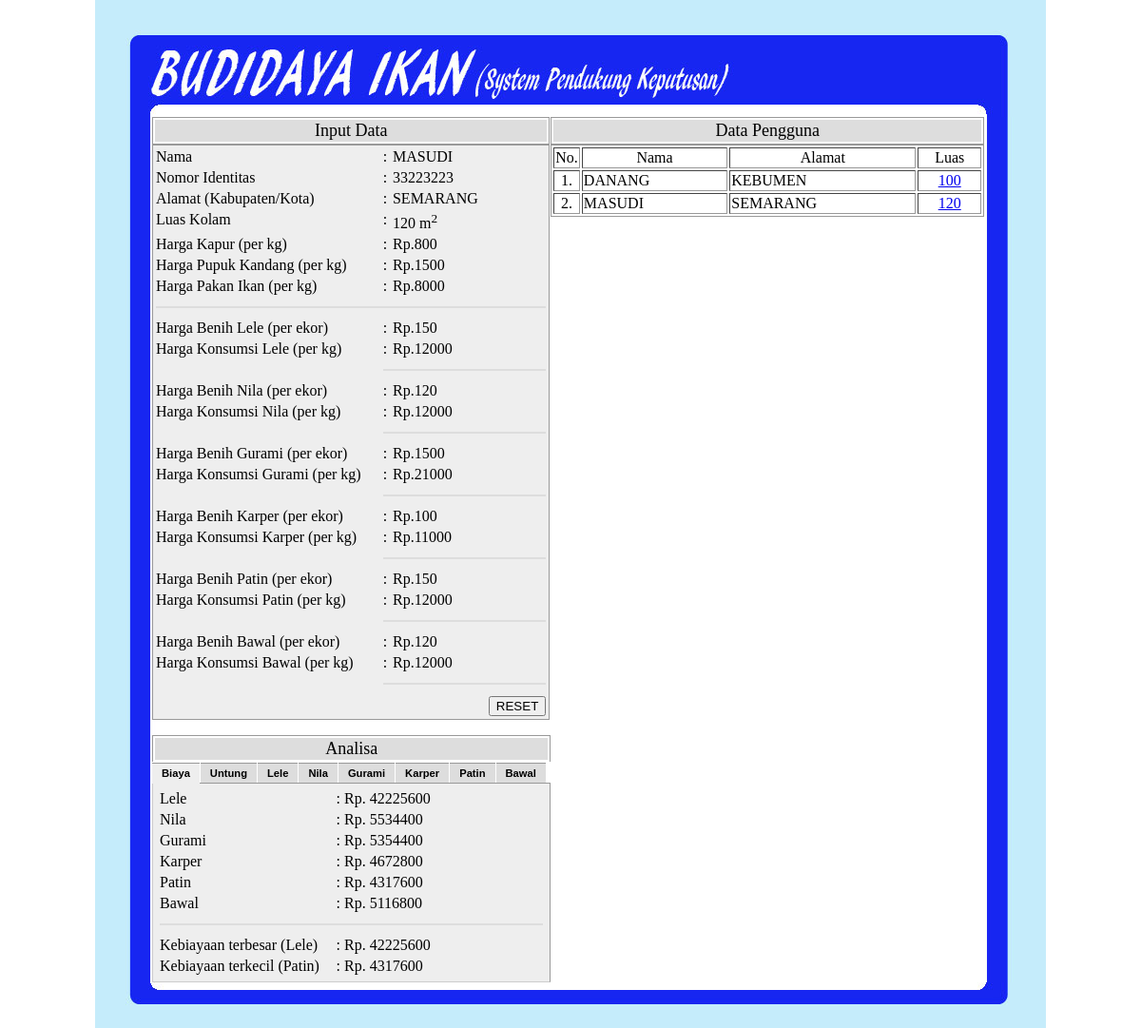
The app's page /index.php?id=2&aksi=2 with its own data.
### tables this page shows
CREATE TABLE IF NOT EXISTS `dataku` (
  `id_data` int(100) NOT NULL AUTO_INCREMENT,
  `id_identitas` int(100) NOT NULL,
  `id_luas` int(100) NOT NULL,
  `id_kolam` int(100) NOT NULL,
  `id_bawal` int(100) NOT NULL,
  `id_gurami` int(100) NOT NULL,
  `id_karper` int(100) NOT NULL,
  `id_lele` int(100) NOT NULL,
  `id_nila` int(100) NOT NULL,
  `id_patin` int(100) NOT NULL,
  `tanggal` datetime NOT NULL,
  PRIMARY KEY (`id_data`)
) TYPE=MyISAM  AUTO_INCREMENT=3;

CREATE TABLE IF NOT EXISTS `identitas` (
  `id_identitas` int(10) NOT NULL AUTO_INCREMENT,
  `nama` varchar(50) NOT NULL,
  `nomor_id` varchar(100) NOT NULL,
  `alamat` varchar(100) NOT NULL,
  PRIMARY KEY (`id_identitas`)
) TYPE=MyISAM  AUTO_INCREMENT=3;

CREATE TABLE IF NOT EXISTS `luas` (
  `id_luas` int(100) NOT NULL AUTO_INCREMENT,
  `luas` varchar(100) NOT NULL,
  PRIMARY KEY (`id_luas`)
) TYPE=MyISAM  AUTO_INCREMENT=3;

CREATE TABLE IF NOT EXISTS `kolam` (
  `id_kolam` int(100) NOT NULL AUTO_INCREMENT,
  `kapur` varchar(50) NOT NULL,
  `pupuk` varchar(50) NOT NULL,
  `pakan` varchar(50) NOT NULL,
  PRIMARY KEY (`id_kolam`)
) TYPE=MyISAM  AUTO_INCREMENT=3;

CREATE TABLE IF NOT EXISTS `lele` (
  `id_lele` int(15) NOT NULL AUTO_INCREMENT,
  `lele` varchar(30) NOT NULL,
  `konLele` varchar(30) NOT NULL,
  PRIMARY KEY (`id_lele`)
) TYPE=MyISAM  AUTO_INCREMENT=2;

CREATE TABLE IF NOT EXISTS `nila` (
  `id_nila` int(15) NOT NULL AUTO_INCREMENT,
  `nila` varchar(30) NOT NULL,
  `konNila` varchar(30) NOT NULL,
  PRIMARY KEY (`id_nila`)
) TYPE=MyISAM  AUTO_INCREMENT=3;

CREATE TABLE IF NOT EXISTS `gurami` (
  `id_gurami` int(20) NOT NULL AUTO_INCREMENT,
  `gurami` varchar(30) NOT NULL,
  `konGurami` varchar(30) NOT NULL,
  PRIMARY KEY (`id_gurami`)
) TYPE=MyISAM  AUTO_INCREMENT=2;

CREATE TABLE IF NOT EXISTS `karper` (
  `id_karper` int(15) NOT NULL AUTO_INCREMENT,
  `karper` varchar(30) NOT NULL,
  `konKarper` varchar(30) NOT NULL,
  PRIMARY KEY (`id_karper`)
) TYPE=MyISAM  AUTO_INCREMENT=3;

CREATE TABLE IF NOT EXISTS `patin` (
  `id_patin` int(15) NOT NULL AUTO_INCREMENT,
  `patin` varchar(30) NOT NULL,
  `konPatin` varchar(30) NOT NULL,
  PRIMARY KEY (`id_patin`)
) TYPE=MyISAM  AUTO_INCREMENT=3;

CREATE TABLE IF NOT EXISTS `bawal` (
  `id_bawal` int(15) NOT NULL AUTO_INCREMENT,
  `bawal` varchar(30) NOT NULL,
  `konBawal` varchar(30) NOT NULL,
  PRIMARY KEY (`id_bawal`)
) TYPE=MyISAM  AUTO_INCREMENT=3;

### input.php (the view, shortened to what the rows shown need)
<?php
$aksi=$_REQUEST['aksi'];
if ($aksi==2){
include "ambil_data.php";
}
if (empty($aksi)){
?>
<form name="identitas" method="POST" action="index.php">
                <table width="100%" border="0" id="Table_2">
                <tr align="center"><td bgcolor="#DDDDDD"><font size="+1">Input Data</font></td></tr></table>
                <table width="100%" border="0" bgcolor="#EEEEEE" id="Table_2">
                <tr>
                  <td>Nama</td>
                  <td>:</td>
                  <td> <input type="text" name="nama" size="25" value="<?php echo"$nama";?>"/> </td>
                </tr>
                <tr>
                  <td width="58%">Nomor Identitas</td>
                  <td width="2%">:</td>
                  <td width="40%"> <input type="text" name="nomor" size="25" value="<?php echo"$nomor";?>"/> </td>
                </tr>
                <tr>
                  <td>Alamat (Kabupaten/Kota)</td>
                  <td>:</td>
                  <td> <input type="text" name="alamat" size="25" value="<?php echo"$alamat";?>"/> </td>
                </tr>
                <tr>
                  <td>Luas Kolam</td>
                  <td>:</td>
                  <td> <input type="text" name="luas" size="20" value="<?php echo"$luas";?>"/> m<sup>2</sup></td>
                </tr>
                <tr>
                  <td>Harga Kapur (per kg)</td>
                  <td>:</td>
                  <td>Rp.<input type="text" name="kapur" size="20" value="<?php echo"$kapur";?>"/> </td>
                </tr>
                <tr>
                  <td>Harga Pupuk Kandang (per kg)</td>
                  <td>:</td>
                  <td>Rp.<input type="text" name="pupuk" size="20" value="<?php echo"$pupuk";?>"/> </td>
                </tr>
                <tr>
                  <td>Harga Pakan Ikan (per kg)</td>
                  <td>:</td>
                  <td>Rp.<input type="text" name="pakan" size="20" value="<?php echo"$pakan";?>"/> </td>
                </tr>
                <tr><td colspan="3"><hr color="#DDDDDD"></td></tr>
                <tr>
                  <td>Harga Benih Lele (per ekor)</td>
                  <td>:</td>
                  <td>Rp.<input type="text" name="lele" size="20" value="<?php echo"$lele";?>"/></td>
                </tr>
                <tr>
                  <td>Harga Konsumsi Lele (per kg)</td>
                  <td>:</td>
                  <td>Rp.<input type="text" name="konLele" size="20" value="<?php echo"$konLele";?>"/></td>
                </tr>
                                <tr><td></td><td colspan="2"><hr color="#DDDDDD"></td></tr>
                <tr>
                  <td>Harga Benih Nila (per ekor)</td>
                  <td>:</td>
                  <td>Rp.<input type="text" name="nila" size="20" value="<?php echo"$nila";?>"/></td>
                </tr>
                <tr>
                  <td>Harga Konsumsi Nila (per kg)</td>
                  <td>:</td>
                  <td>Rp.<input type="text" name="konNila" size="20" value="<?php echo"$konNila";?>"/></td>
                </tr>
                                <tr><td></td><td colspan="2"><hr color="#DDDDDD"></td></tr>
                <tr>
                  <td>Harga Benih Gurami (per ekor)</td>
                  <td>:</td>
                  <td>Rp.<input type="text" name="gurami" size="20" value="<?php echo"$gurami";?>"/></td>
                </tr>
                <tr>
                  <td>Harga Konsumsi Gurami (per kg)</td>
                  <td>:</td>
                  <td>Rp.<input type="text" name="konGurami" size="20" value="<?php echo"$konGurami";?>"/></td>
                </tr>
                                <tr><td></td><td colspan="2"><hr color="#DDDDDD"></td></tr>
                <tr>
                  <td>Harga Benih Karper (per ekor)</td>
                  <td>:</td>
                  <td>Rp.<input type="text" name="karper" size="20" value="<?php echo"$karper";?>"/></td>
                </tr>
                <tr>
                  <td>Harga Konsumsi Karper (per kg)</td>
                  <td>:</td>
                  <td>Rp.<input type="text" name="konKarper" size="20" value="<?php echo"$konKarper";?>"/></td>
                </tr>
                                <tr><td></td><td colspan="2"><hr color="#DDDDDD"></td></tr>
                <tr>
                  <td>Harga Benih Patin (per ekor)</td>
                  <td>:</td>
                  <td>Rp.<input type="text" name="patin" size="20" value="<?php echo"$patin";?>"/></td>
                </tr>
                <tr>
                  <td>Harga Konsumsi Patin (per kg)</td>
                  <td>:</td>
                  <td>Rp.<input type="text" name="konPatin" size="20" value="<?php echo"$konPatin";?>"/></td>
                </tr>
                                <tr><td></td><td colspan="2"><hr color="#DDDDDD"></td></tr>
                <tr>
                  <td>Harga Benih Bawal (per ekor)</td>
                  <td>:</td>
                  <td>Rp.<input type="text" name="bawal" size="20" value="<?php echo"$bawal";?>"/></td>
                </tr>
                <tr>
                  <td>Harga Konsumsi Bawal (per kg)</td>
                  <td>:</td>
                  <td>Rp.<input type="text" name="konBawal" size="20" value="<?php echo"$konBawal";?>"/></td>
                </tr>
                                <tr><td></td><td colspan="2"><hr color="#DDDDDD"></td></tr>
                 <tr>
                   <td colspan="3" align="right">
                   <?php
				   if(empty($luas)){
					   echo"<input type=\"submit\" value=\"PROSES\"  /> ";
				  }
				   else{
echo"<a href=\"index.php\" style=\"text-decoration:none\"><input type=\"button\" value=\"RESET\"/> </a>";
					   }
				   ?>
                   </td>
                </tr>
                </table>
                </form>
                <?php }
				else{
				?>
<form name="identitas" method="POST" action="index.php">
                <table width="100%" border="0" id="Table_2">
                <tr align="center"><td bgcolor="#DDDDDD"><font size="+1">Input Data</font></td></tr></table>
                <table width="100%" border="0" bgcolor="#EEEEEE" id="Table_2">
                <tr>
                  <td>Nama</td>
                  <td>:</td>
                  <td> <?php echo"$nama";?> </td>
                </tr>
                <tr>
                  <td width="58%">Nomor Identitas</td>
                  <td width="2%">:</td>
                  <td width="40%"> <?php echo"$nomor";?> </td>
                </tr>
                <tr>
                  <td>Alamat (Kabupaten/Kota)</td>
                  <td>:</td>
                  <td> <?php echo"$alamat";?> </td>
                </tr>
                <tr>
                  <td>Luas Kolam</td>
                  <td>:</td>
                  <td> <?php echo"$luas";?> m<sup>2</sup></td>
                </tr>
                <tr>
                  <td>Harga Kapur (per kg)</td>
                  <td>:</td>
                  <td>Rp.<?php echo"$kapur";?> </td>
                </tr>
                <tr>
                  <td>Harga Pupuk Kandang (per kg)</td>
                  <td>:</td>
                  <td>Rp.<?php echo"$pupuk";?> </td>
                </tr>
                <tr>
                  <td>Harga Pakan Ikan (per kg)</td>
                  <td>:</td>
                  <td>Rp.<?php echo"$pakan";?> </td>
                </tr>
                <tr><td colspan="3"><hr color="#DDDDDD"></td></tr>
                <tr>
                  <td>Harga Benih Lele (per ekor)</td>
                  <td>:</td>
                  <td>Rp.<?php echo"$lele";?></td>
                </tr>
                <tr>
                  <td>Harga Konsumsi Lele (per kg)</td>
                  <td>:</td>
                  <td>Rp.<?php echo"$konLele";?> </td>
                </tr>
                                <tr><td></td><td colspan="2"><hr color="#DDDDDD"></td></tr>
                <tr>
                  <td>Harga Benih Nila (per ekor)</td>
                  <td>:</td>
                  <td>Rp.<?php echo"$nila";?> </td>
                </tr>
                <tr>
                  <td>Harga Konsumsi Nila (per kg)</td>
                  <td>:</td>
                  <td>Rp.<?php echo"$konNila";?> </td>
                </tr>
                                <tr><td></td><td colspan="2"><hr color="#DDDDDD"></td></tr>
                <tr>
                  <td>Harga Benih Gurami (per ekor)</td>
                  <td>:</td>
                  <td>Rp.<?php echo"$gurami";?> </td>
                </tr>
                <tr>
                  <td>Harga Konsumsi Gurami (per kg)</td>
                  <td>:</td>
                  <td>Rp.<?php echo"$konGurami";?> </td>
                </tr>
                                <tr><td></td><td colspan="2"><hr color="#DDDDDD"></td></tr>
                <tr>
                  <td>Harga Benih Karper (per ekor)</td>
                  <td>:</td>
                  <td>Rp.<?php echo"$karper";?> </td>
                </tr>
                <tr>
                  <td>Harga Konsumsi Karper (per kg)</td>
                  <td>:</td>
                  <td>Rp.<?php echo"$konKarper";?> </td>
                </tr>
                                <tr><td></td><td colspan="2"><hr color="#DDDDDD"></td></tr>
                <tr>
                  <td>Harga Benih Patin (per ekor)</td>
                  <td>:</td>
                  <td>Rp.<?php echo"$patin";?> </td>
                </tr>
                <tr>
                  <td>Harga Konsumsi Patin (per kg)</td>
                  <td>:</td>
                  <td>Rp.<?php echo"$konPatin";?> </td>
                </tr>
                                <tr><td></td><td colspan="2"><hr color="#DDDDDD"></td></tr>
                <tr>
                  <td>Harga Benih Bawal (per ekor)</td>
                  <td>:</td>
                  <td>Rp.<?php echo"$bawal";?> </td>
                </tr>
                <tr>
                  <td>Harga Konsumsi Bawal (per kg)</td>
                  <td>:</td>
                  <td>Rp.<?php echo"$konBawal";?> </td>
                </tr>
                                <tr><td></td><td colspan="2"><hr color="#DDDDDD"></td></tr>
                 <tr>
                   <td colspan="3" align="right">
                   <?php
				   if(empty($luas)){
					   echo"<input type=\"submit\" value=\"PROSES\"  /> ";
				  }
				   else{
echo"<a href=\"index.php\" style=\"text-decoration:none\"><input type=\"button\" value=\"RESET\"/> </a>";
					   }
				   ?>
                   </td>
                </tr>
                </table>
                </form>
                <?php }
				?>

### tampil.php (shortened to what the rows shown need)
<?php
	$sql = "SELECT * FROM 	dataku,
							identitas,
							luas,
							kolam,
							bawal,
							gurami,
							karper,
							lele,
							nila,
							patin
			WHERE	dataku.id_identitas=identitas.id_identitas 	AND
					dataku.id_luas=luas.id_luas 				AND
					dataku.id_kolam=kolam.id_kolam 				AND
					dataku.id_bawal = bawal.id_bawal 			AND
					dataku.id_gurami = gurami.id_gurami 		AND
					dataku.id_karper = karper.id_karper 		AND
					dataku.id_lele = lele.id_lele 				AND
					dataku.id_nila = nila.id_nila 				AND
					dataku.id_patin = patin.id_patin
					";
	$hasil = mysql_query($sql);
	$no=0;
	if(mysql_num_rows($hasil) > 0)
	{
		while($data = mysql_fetch_array($hasil))
		{$no=$no+1;
			echo"<tr>";
				echo"<td align=\"center\">$no.</td>";
				echo"<td>$data[nama]</td>";
				echo"<td>$data[alamat]</td>";
				echo"<td align=\"center\"><a href=\"index.php?id=$data[id_data]&aksi=2\">$data[luas]</a></td>";
			echo"</tr>";
		}
	}else{
		echo"<tr>";
				echo"Data belum terisi";
		echo"</tr>";
	}
?>

### biaya.php (shortened to what the rows shown need)
<table width="100%" border="0">
              <tr>
                <td width="53%"><font size="+0">Rp. <?php echo"$biayaLele";?></font></td>
              </tr>
              <tr>
                <td><font size="+0">Rp. <?php echo"$biayaNila";?></font></td>
              </tr>
              <tr>
                <td><font size="+0">Rp. <?php echo"$biayaGurami";?></font></td>
              </tr>
              <tr>
                <td><font size="+0">Rp. <?php echo"$biayaKarper";?></font></td>
              </tr>
              <tr>
                <td><font size="+0">Rp. <?php echo"$biayaPatin";?></font></td>
              </tr>
              <tr>
                <td><font size="+0">Rp. <?php echo"$biayaBawal";?></font></td>
              </tr>
              <tr>
                <td>Kebiayaan terbesar (<?php echo"$siBiaya";?>)</td>
                <td>:</td>
                <td>Rp. <?php echo"$keluar";?></td>
              </tr>
              <tr>
                <td>Kebiayaan terkecil (<?php echo"$siBiayaMin";?>)</td>
                <td>:</td>
                <td>Rp. <?php echo"$keluarMin";?></td>
              </tr>
              </table>

### records on screen
dataku: id_identitas.nama "MASUDI", id_identitas.nomor_id "33223223", id_identitas.alamat "SEMARANG", id_luas.luas "120", id_kolam.kapur "800", id_kolam.pupuk "1500", id_kolam.pakan "8000", id_lele.lele "150", id_lele.konLele "12000", id_nila.nila "120", id_nila.konNila "12000", id_gurami.gurami "1500", id_gurami.konGurami "21000", id_karper.karper "100", id_karper.konKarper "11000", id_patin.patin "150", id_patin.konPatin "12000", id_bawal.bawal "120", id_bawal.konBawal "12000", id_kolam.pakan "42225600", id_kolam.pakan "5534400", id_kolam.pakan "5354400", id_kolam.pakan "4672800", id_kolam.pakan "4317600", id_kolam.pakan "5116800", id_kolam.pakan "Lele", id_kolam.karper "Patin"
dataku: id_identitas.nama "DANANG", id_identitas.alamat "KEBUMEN", id_luas.luas "100"
